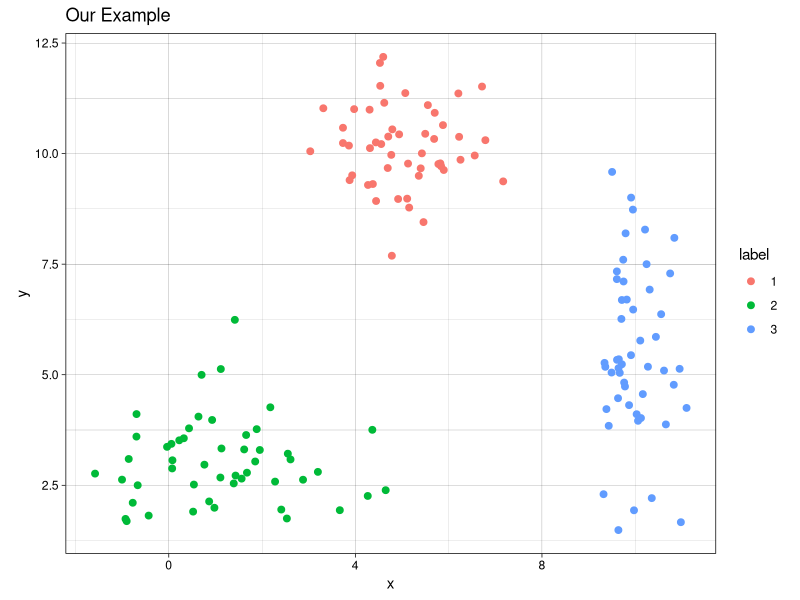
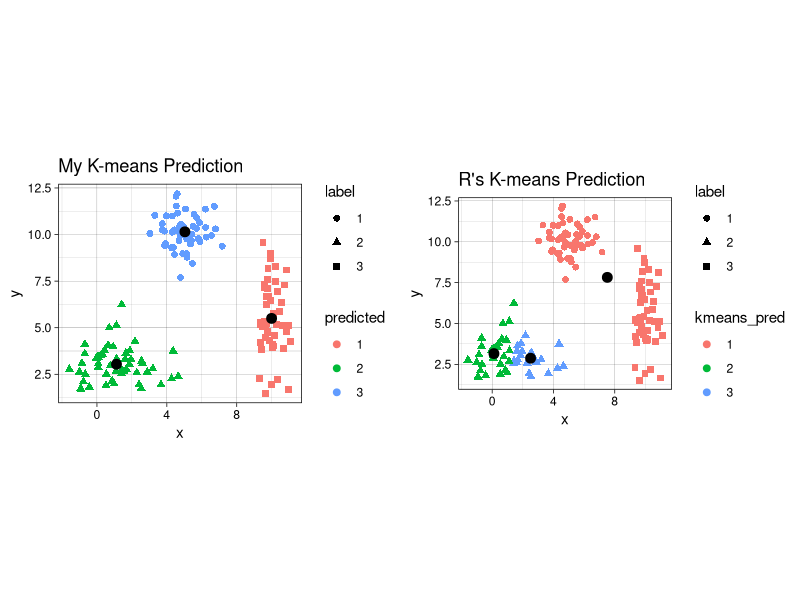
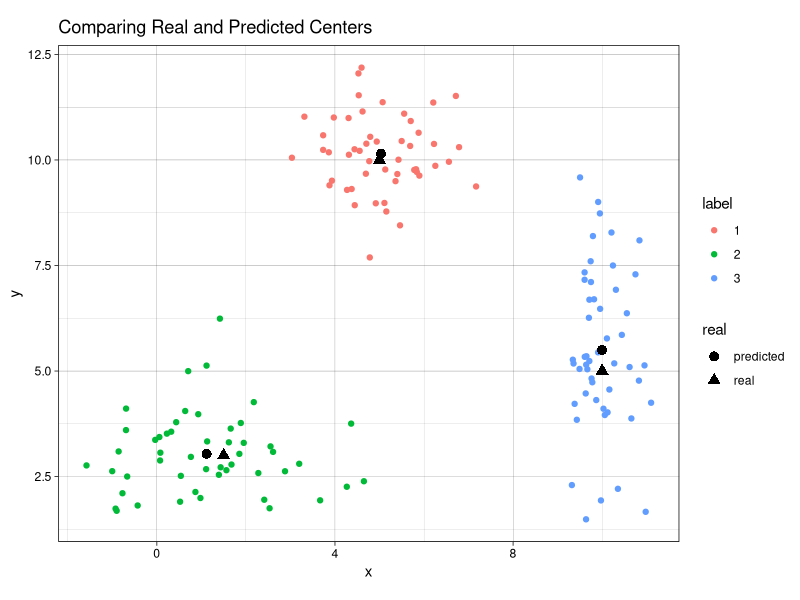
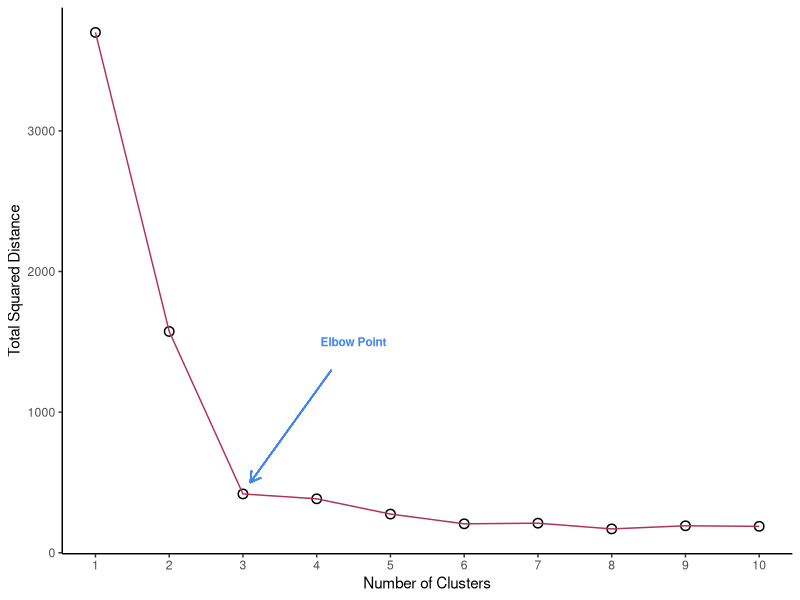
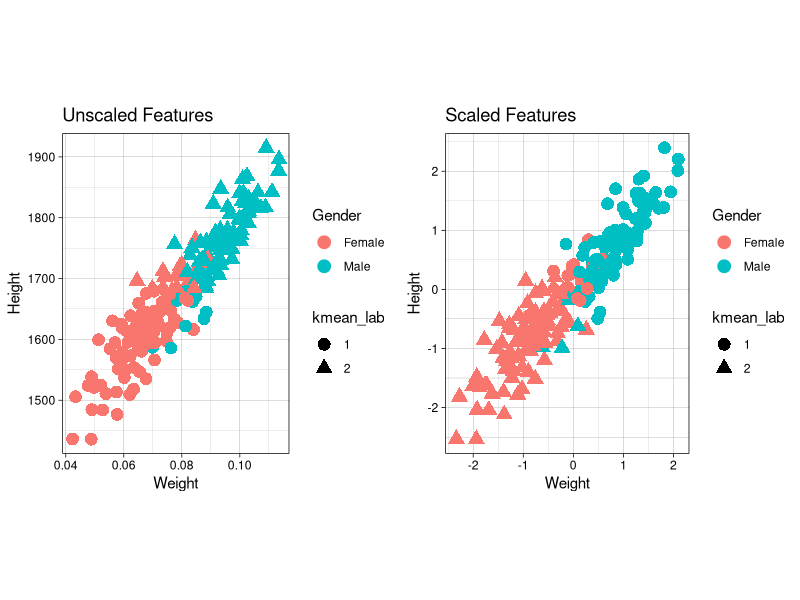

Write R code to recreate these figures, in order.
## ---- chunk 1
knitr::opts_chunk$set(
  fig.path = "images/"
)
## ---- chunk 2
# first create individual clusters with different distribution parameters
set.seed(123) # setting a seed for reproducibility

x1 <- rnorm(50, mean = 5, sd = 1)
y1 <- rnorm(50, mean = 10, sd = 1)
df1 <- data.frame(x = x1, y = y1, label = 1)

x2 <- rnorm(50, mean = 1.5, sd = 1.5)
y2 <- rnorm(50, mean = 3, sd = 1)
df2 <- data.frame(x = x2, y = y2, label = 2)

x3 <- rnorm(50, mean = 10, sd = 0.5)
y3 <- rnorm(50, mean = 5, sd = 2)
df3 <- data.frame(x = x3, y = y3, label = 3)

combined <- rbind(df1, df2, df3)
combined$label <- as.factor(combined$label) # label must be converted into a factor since it will be interpreted as a continuous variable, which it is not.
## ---- chunk 3
library(ggplot2)
th <- theme_linedraw() # setting the theme for the plots
tiff('./images/plot1.tiff', units="in", width=5, height=3, res=300)

ggplot(combined, aes(x= x, y = y)) +
  geom_point(aes(color=label), size = 2) +
  labs(title = "Our Example") + 
  th + theme(aspect.ratio = 0.8) 

garb <- dev.off()
## ---- chunk 4
my_kmeans <- function(df, n_clusters){ # the function will take a dataframe and num clusters as input
  # first, get the range of possible values to initiate random centers
  
  Z_hist <- data.frame()          # create history of Z and centers to see progress of iterations
  C_hist <- data.frame()
  
  Z <- rep(-1, nrow(df))     # Z are our indicator variable, we need to set placeholders for these variables that are different values. values don't matter as long as they are different from each other
 
   Z_new <- rep(0, nrow(df))  # these variables will tell the algorithm when to stop iterations
  
  centers <- array(0, dim = c(n_clusters, ncol(df)) ) # create a placeholder for centers array
  # now we can initialize random centers

  min <- min(df)
  max <- max(df)  
  for(row in seq(1, n_clusters)){
    for(col in seq(1, dim(centers)[2] ))
      centers[row, col] <- runif(1, min, max)
  }
  
  # now that we have the centers, we need to find differences between each point from each cluster
  # we will create a distance matrix
  
  Dist <- array(0, dim = c(nrow(df), n_clusters ) )
  
  iteration = 0 # keep track of iterations
  while(sum(Z-Z_new) !=0 ){ # keep iterating until Z and Z_new are equal
    
    Z_add <- data.frame(Z = Z_new, iteration = iteration)
    C_add <- data.frame(centers, iteration = iteration)
    
    Z_hist <- rbind(Z_hist, Z_add) # appending new iterations to keep track of the history
    C_hist <- rbind(C_hist, C_add)
    
    Z <- Z_new
    for(center in seq(1, nrow(centers))){
      distance <- apply(df, 1, function(x) sum((x - centers[center, ])^2) ) # compute euclidian distance 
      for(x in seq(1, length(distance))){
        Dist[x, center] <- distance[x] # filling in distance matrix with euclidian distances
      }
    }
    
    Z_new <- max.col(-Dist) # note that max.col function finds the column that has the maximum value.
                            # since we want to find the minimum distance, we invert by distance matrix
                            # by multiplying the whole matrix by -1. 
    
    # next, we need to move the centers since the center values for each cluster has changed
    
    for(center in seq(1, n_clusters)){
      for(var in seq(1, ncol(centers) )){
        if(sum(Z_new==center) ==0 ) centers[center, var] = centers[center, var]
        else centers[center, var] <- mean(df[Z_new == center, var])
      }
    }

    iteration = iteration + 1
  }
  # cat('Took', iteration - 1, 'iterations to converge!')
  Z_hist$prediction <- as.factor(Z_hist$Z)
  Z_new <- as.factor(Z_new)
  output <- list(Z_new, centers, Z_hist, C_hist)
  return(output)
}

## ---- chunk 5
library(gganimate)

no_labs = combined[,1:2]

prediction <- my_kmeans(no_labs, 3)
Z_hist <- cbind(combined, prediction[[3]])
c_hist <- prediction[[4]]

g <- ggplot(Z_hist, aes(x = x, y = y)) +
  geom_point(aes(color = prediction, shape = label), size = 1) +
  geom_point(data = c_hist, aes(x = X1, y = X2), size = 2) +
  labs(title = 'Iteration: {frame_time}') +
  th + theme(text = element_text(size = 5)) +
  transition_time(iteration) 

animate(g, nframes=  length(unique(Z_hist$iteration)), fps = 1,
        width = 1000, height=800, res = 300)
## ---- chunk 6
combined$predicted <- as.factor(prediction[[1]]) # remeber to convert the integer values to  factors
centers <- prediction[[2]]

kmeans <- kmeans(no_labs, 3)

combined$kmeans_pred <- as.factor(kmeans$cluster)

g1 <- ggplot(combined, aes(x = x, y = y)) + 
  geom_point(aes(color = predicted, shape = label), size = 2) +
  geom_point(data = data.frame(centers), aes(X1, X2), size = 3) +
  labs(title = 'My K-means Prediction') +
  th + theme(aspect.ratio = 0.9)

g2 <- ggplot(combined, aes(x=x , y = y)) +
  geom_point(aes(color = kmeans_pred, shape = label), size = 2) +
  geom_point(data = data.frame(data.frame(kmeans$centers)), aes(x, y), size = 3) +
  labs(title = "R's K-means Prediction") +
  th + theme(aspect.ratio = 0.9)

library(gridExtra) # import library to display graphs in a grid

tiff('./images/plot2.tiff', units="in", width=10, height=5, res=600)

grid.arrange(g1, g2, nrow=1, respect=TRUE)

garb <- dev.off()
## ---- chunk 7
predicted_centers <- tail(c_hist, 3)[,-3] # k-means predicted centers
predicted_centers$real <- 'predicted'

real_centers <- matrix(c(5,10,1.5,3,10,5), byrow = TRUE, ncol=2) # generated data from these centers
real_centers <- data.frame(real_centers)
real_centers$real <- 'real'

both_centers <- rbind(predicted_centers, real_centers)

tiff('./images/plot3.tiff', units="in", width=5, height=3, res=300)
 
ggplot(combined, aes(x = x, y = y)) +
  geom_point(aes(color = label)) +
  geom_point(data = both_centers, aes(x= X1,y= X2, shape = real), size = 3) +
  labs(title = 'Comparing Real and Predicted Centers') +
  th + theme(aspect.ratio = 0.8)

garb <- dev.off()
## ---- chunk 8

## ---- chunk 9
# first create function to determine total distance from clusters
# pass in the data (raw data), the predicted labels from k means, and the centers
find_distances <- function(data, predicted_labs, centers){
  # first prepare dataframes for computations
  merged <- cbind(data, center = predicted_labs) # combining the raw data with the predicted labs
  # center_lab <- data.frame(centers, center = 1:nrow(centers))
  #merged2 <- merge(merged1, center_lab)
  tot_sq_dist <- 0 # initialize total square distacnce
  
  # following lines add up the total squared distances
  for(cen in 1:nrow(centers)){
    cluster_points <- merged[merged$center==cen,  colnames(merged) != 'center']
    if(nrow(cluster_points)!=0){
      expand_centers <- matrix(rep(centers[cen,], nrow(cluster_points)), ncol = 2, byrow=TRUE)
      sq_dist <- sum((cluster_points - expand_centers)^2)
      tot_sq_dist <- tot_sq_dist + sq_dist
    }
  }
  return(tot_sq_dist)  
}

# testing function ...
# km <- my_kmeans(no_labs, 4)
# predicted_labs <- km[[1]]
# centers <- km[[2]]
# find_distances(no_labs, predicted_labs, centers)
## ---- chunk 10
lab_hist <- data.frame() # initialize histories
cen_hist <- data.frame()
dist_hist <- data.frame()

num_clusters <- 10
for(clusters in 1:num_clusters){
  km <- my_kmeans(no_labs, n_clusters = clusters)
  
  new_df <- no_labs
  new_df$pred <- km[[1]]
  new_df$num_clusters <- clusters
  
  centers <- data.frame(km[[2]])
  centers$num_clusters <- clusters
  
  lab_hist <- rbind(lab_hist, new_df)
  cen_hist <- rbind(cen_hist, centers)
  
  sq_dist <- find_distances(no_labs, new_df$pred,
                                    as.matrix(centers[,colnames(centers) != 'num_clusters']))
  sq_dist_df <- data.frame(sq_dist, num_clusters = clusters)
  dist_hist <- rbind(dist_hist, sq_dist_df)
}

tiff('./images/scree.tiff', units="px", width=1000, height=800, res=300)

ggplot(dist_hist, aes(x = num_clusters, y = sq_dist)) +
  geom_point(size=3) +
  geom_point(color = 'white', size = 2) +
  geom_line(color = 'maroon', size= 0.5) +
  xlab('Number of Clusters') + ylab('Total Squared Distance') +
  scale_x_continuous(breaks = 0:num_clusters+1) + theme_classic() +
  annotate("text", x = 4.5, y = 1500, label = "Elbow Point", size = 3, fontface=2,
           colour = '#4285f4') +
  geom_segment(aes(x=4.2, y=1300, xend = 3.1, yend = 500), arrow = arrow(length=unit(0.3, 'cm')),
               colour = '#4285f4')
  
garb <- dev.off()

# create the gif
g <- ggplot(lab_hist, aes(x,y)) +
  geom_point(aes(color = pred)) +
  geom_point(data = cen_hist, aes(X1, X2), size=3) +
  labs(title = 'Number of Clusters: {frame_time}') +
  th + theme(text = element_text(size = 8), legend.position = 'none') +
  transition_time(num_clusters) 
  
animate(g, nframes =  num_clusters, fps = 1,
        width = 1000, height=800, res = 300)
## ---- chunk 11
library(knitr)
library(kableExtra)
set.seed(123)
h_w <- read.csv('./data/gender-height-weight.csv')[,c(1,4:5)]
colnames(h_w) = c('Gender', 'Height', 'Weight')
# sample observations, since harder to see with 10000 observations
h_w_sample <- h_w[sample(1:nrow(h_w), 200),]
# converting inches to feet for sake of demonstration
h_w_sample$Height = h_w_sample$Height*10
h_w_sample$Weight <- h_w_sample$Weight * 0.0011
h_w_sample$kmean_lab <- as.factor(kmeans(h_w_sample[,2:3], 2)$cluster)

h_w_scaled <- data.frame(scale(h_w_sample[2:3]))
h_w_scaled$Gender <- h_w_sample$Gender
h_w_scaled$kmean_lab <- as.factor(kmeans(h_w_scaled[,1:2], 2)$cluster)

g1 <- ggplot(h_w_sample, aes(x = Weight, y = Height)) + 
        geom_point(aes(color = Gender, shape = kmean_lab), size = 4) + 
        labs(title = "Unscaled Features") + th

g2 <- ggplot(h_w_scaled, aes(x = Weight, y = Height)) + 
        geom_point(aes(color = Gender, shape = kmean_lab), size = 4) +
        labs(title = "Scaled Features" ) + th

tiff('./images/scaling.tiff', units="in", width=10, height=5, res=600)

grid.arrange(g1, g2, nrow=1, respect=TRUE)

garb <- dev.off()

cm1 <- table(h_w_sample$Gender, h_w_sample$kmean_lab)
cm2 <- table(h_w_scaled$Gender, h_w_scaled$kmean_lab)
t1 <- kable(cm1, align = 'clc',
            caption = "Unscaled Features",
            format = "html") %>% kable_styling(full_width = F, position = "float_left")
t2 <- kable(cm2, align = 'clc',
            caption = "Scaled Features",
            format = "html") %>% kable_styling(full_width = F, position = "right")
## ---- chunk 12
t1
t2

acc1 <- sum(diag(cm1))/sum(cm1)
acc2 <- sum(diag(cm2))/sum(cm2)
